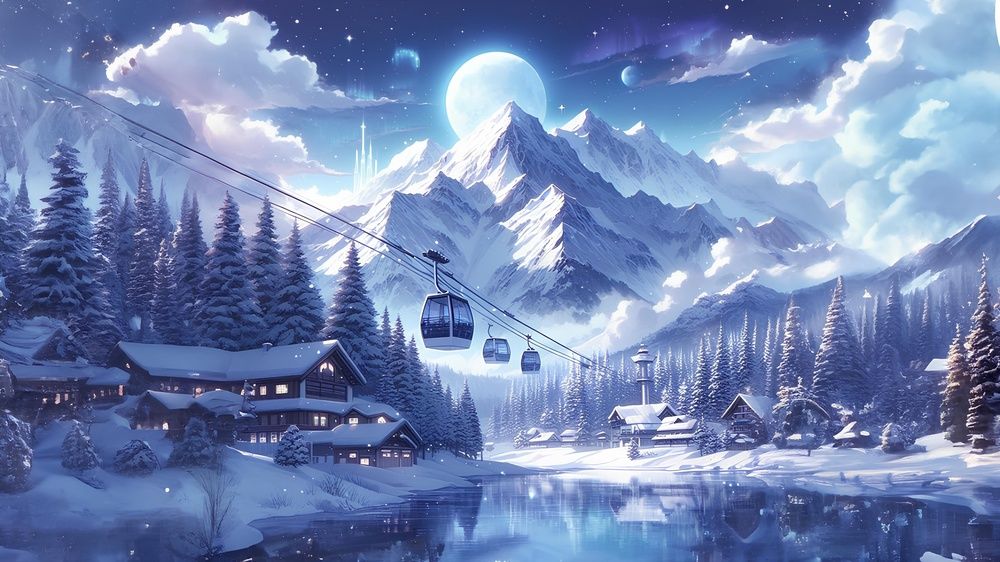
#> input picture Data/1349488.jpeg, 1000 x 562 px, shrunk from 3840 x 2160 before the run; its folder holds only this picture in this run
$ jupyter execute Lab2.ipynb
#> lines starting #> are read from the running program, lines starting #| are printed output that depends on the picture
[cell 1]
from pathlib import Path

import cv2

import numpy as np

from matplotlib import pyplot as plt
# plt.rcParams['figure.figsize'] = [15, 10]

# import io
import cProfile as pf
# import pstats
from pstats import SortKey

[cell 2]
def read_image(image_path, plot=False):
#> called with plot = False
    img = cv2.imread(image_path)
#> img is the input picture: shape (562, 1000, 3); mean B, G, R 178, 133.4, 113.8
    img = cv2.cvtColor(img, cv2.COLOR_BGR2RGB)
    if plot:
        plt.imshow(img)
        plt.show()
    return img

def show_compare(images: list, image_names: list = []):
    count = len(images)
    count_names = len(image_names)
    fig, axes = plt.subplots(1, count)
    for cnt in range(count):
        axes[cnt].imshow(images[cnt])
        axes[cnt].axis('off')
        if cnt < count_names:
            axes[cnt].set_title(image_names[cnt])
    plt.show()

[cell 3]
def white_patch(image, percentile: float = 100):
    # Define white patch and the coefficients
#> called with percentile = 100
    white = np.percentile(image, percentile, axis=(0, 1))
#> white = [255, 255, 255]

    # # Apply white balancing and generate balanced image
    # # White patching does not guarantee that the dynamic range is preserved, images must be clipped.
    balanced = (image * 1.0 / white).clip(0, 1)
    # print("Image W")
    # print(balanced)

    return balanced


def gray_world(image):
    # Compute the mean values for all three colour channels (red, green, blue)
    # # Compute the coefficients kr, kg, kb
    # # Note: there are 3 coefficients to compute but we only have 2 equations.
    # # Therefore, you have to make an assumption, fix the value of one of the
    # # coefficients and compute the remining two
    # # Hint: You can fix the coefficient of the brightest colour channel to 1.
    # # Apply color balancing and generate the balanced image
    mean = image.mean(axis=(0, 1))
#> mean = [113.8, 133.4, 178]
    balanced = (image * image.mean() / mean).clip(0, 255).astype(int)
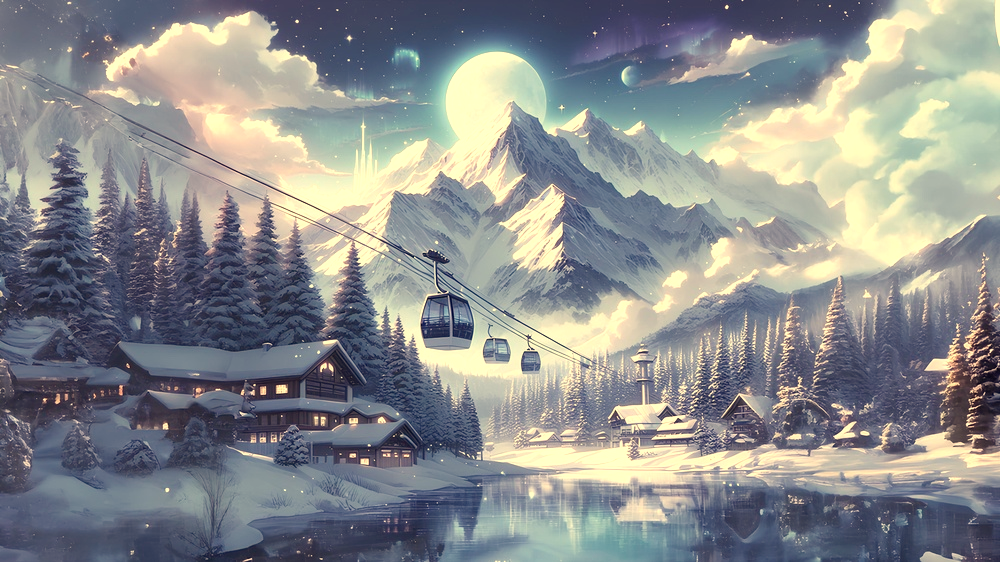
#> balanced: shape (562, 1000, 3) int64; mean R, G, B 138.4, 140.9, 141.3
    # print("Image G")
    # print(balanced)

    # Show the original and the balanced image side by side
    return balanced


def scale_by_max(image):
    # Compute the maximum values for all three colour channels (red, green, blue)
    balanced = ((image * 1.0 / image.max()).clip(0, 1))

    # # Apply scale-by-max balancing and generate the balanced image
    # print("Image S")
    # print(balanced)
    return balanced

[cell 4]
data_dir = Path("../data")
image_paths = data_dir.iterdir()
plt.rcParams['figure.figsize'] = [15, 10]

[cell 5]
def main():
    images = []
    names = ["Original", "White patch", "Gray world", "Scale-by-max"]

    for image_path in image_paths:
        print(image_path)
        image = read_image(image_path)
        # print("Image")
        # print(image)

        image_w = white_patch(image, 100)
        image_g = gray_world(image)
        image_s = scale_by_max(image)

        images.append([image, image_w, image_g, image_s])

        # break

    show_compare(images[0], names)
#> in show_compare, `count = len(images)`: count = 4
#> in show_compare, `plt.show()`:
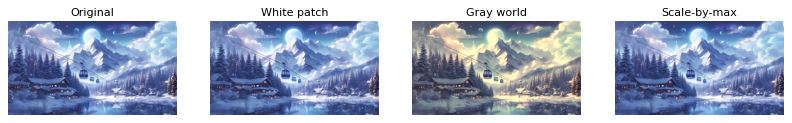
#> figure drawn by matplotlib, 4 panels
    for images_count in range(1, len(images)):
        if images_count % 5 == 0:
            show_compare(images[images_count], names)
        else:
            show_compare(images[images_count])
#> this loop made 0 passes

with pf.Profile() as pr:
    main()
    pr.print_stats(SortKey.TIME)

$ run again, on Data/checkerboard.png
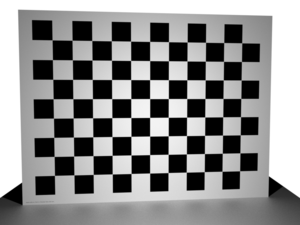
#> input picture Data/checkerboard.png, 300 x 225 px
#> in read_image, img is the input picture: shape (225, 300, 3); min 0, max 255, mean 141.4
#> white = [255, 255, 255]
#> mean = [141.4, 141.4, 141.4]
#> count = 4
#> in show_compare, `plt.show()`:
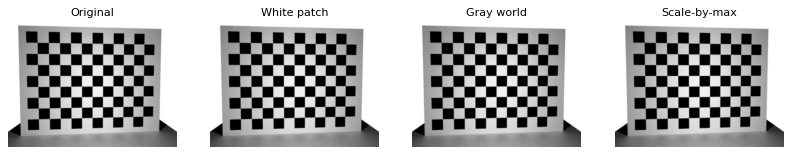
#> figure drawn by matplotlib, 4 panels
